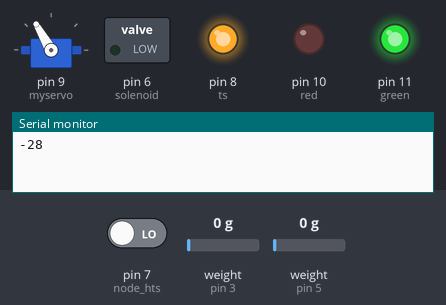
Simulated run of this sketch. Board: Arduino Uno, built with avr-gcc and run on an emulated ATmega328P. Parts: servo, switched loads named in the sketch (green lamp = pin HIGH), output pins drawn as LEDs (lit = HIGH), the last lines printed to the serial monitor. Inputs (shaded band) come from the test bench; at power-on: weight on the scale (sensors on pin 3, pin 5) 0 g, pin 7 (node_hts) LOW.

Above: at 1.3 s.
1.4 s: weight on the scale (sensor on pin 3) set to 1485 g
At 9.5 s:
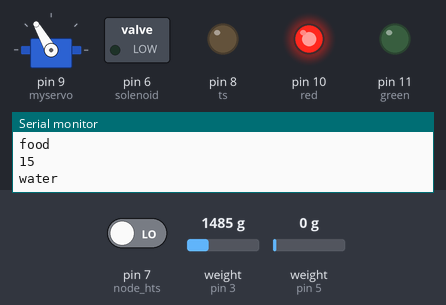
12.3 s: weight on the scale (sensor on pin 3) set to 1594 g
At 22.3 s:
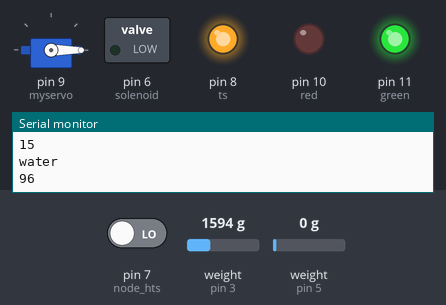
22.6 s: weight on the scale (sensor on pin 5) set to 1059 g
32.6 s: weight on the scale (sensor on pin 5) set to 1199 g
At 42.4 s:
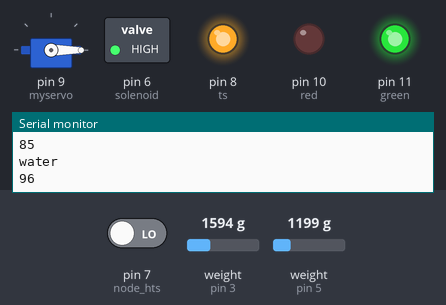
43.2 s: weight on the scale (sensor on pin 3) set to 745 g
53.0 s: weight on the scale (sensor on pin 3) set to 659 g
At 63.7 s:
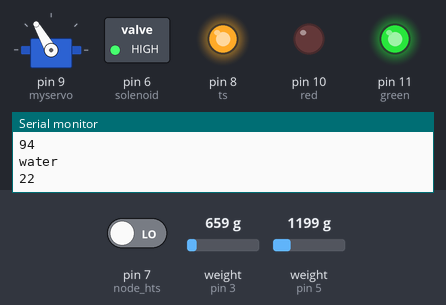
Timing chart, 0 to 64.8 s (numbered marks = the images above; inputs shaded):
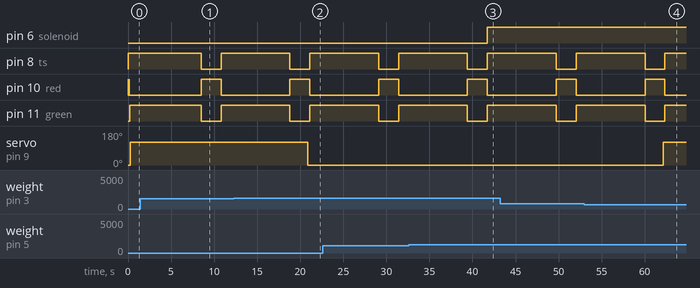

Measured:
- the behaviour switches between 1527 and 1528 g on weight on the scale (sensor on pin 3) (found by bisection; images 1 and 2)
- the behaviour switches between 1142 and 1143 g on weight on the scale (sensor on pin 5) (found by bisection; images 2 and 3)
- the behaviour switches between 687 and 686 g on weight on the scale (sensor on pin 3) (found by bisection; images 3 and 4)
- after the input at 12.3 s, servo on pin 9 (myservo): 120° → 0° after 8.6 s
- after the input at 32.6 s, pin 6 (solenoid): LOW → HIGH after 9.1 s
- after the input at 53.0 s, servo on pin 9 (myservo): 0° → 120° after 9.1 s

The sketch:

sender_food.ino
```cpp
#define solenoid 6
#define node_hts 7
#define ts 8
#define red 10
#define green 11
#include "HX711.h"
#include <Servo.h>
Servo myservo;

const int LOADCELL_DOUT_PIN1 = 3;
const int LOADCELL_SCK_PIN1 = 2;
const int LOADCELL_DOUT_PIN2 = 5;
const int LOADCELL_SCK_PIN2 = 4;

int food_q = 100;
double food_mass = 0;
double water_mass = 0;
int water_q = 1000;
String food = "food";
String water = "water";
int nhts = 0;
int pos = 0;

HX711 scale1;
HX711 scale2;

void setup() {
  myservo.attach(9);
  myservo.write(0);
  scale1.begin(LOADCELL_DOUT_PIN1, LOADCELL_SCK_PIN1);
  scale2.begin(LOADCELL_DOUT_PIN2, LOADCELL_SCK_PIN2);

  pinMode(node_hts, INPUT);
  pinMode(solenoid, OUTPUT);
  pinMode(ts, OUTPUT);
  pinMode(red, OUTPUT);
  pinMode (green, OUTPUT);
  digitalWrite(ts, HIGH);
  digitalWrite(red, HIGH);
  delay(10);

  digitalWrite (red, LOW);
  delay(50);

  digitalWrite(red, HIGH);
  delay(10);

  digitalWrite (red, LOW);
  delay(50);

  digitalWrite(red, HIGH);
  delay(10);

  digitalWrite (red, LOW);
  delay(50);


  digitalWrite(green, HIGH);
  Serial.begin(9600);
}

void loop() {
  if (scale1.is_ready()) {
    double reading = scale1.read() - 154400 ;
    //    Serial.print("food quantity: ");

    food_mass = ((171 * reading) / 160000);
    food_q = (100 * food_mass) / 572;
    if (food_q < 25)
    {
      myservo.write(120);
    }
    //  Serial.print(food_q);
    // Serial.println("%");

    if (food_q > 90)
    {
      myservo.write(0);
    }

  }
  delay(100);
  if (scale2.is_ready()) {
    double reading = scale2.read() + 101160 ;

    //   Serial.print("water quantity: ");

    water_mass = (171 * reading) / 162000;
    water_q = (100 * water_mass) / 674;
    // Serial.print(water_q);
    //  Serial.println("%");
    if (water_q < 15)
    {
      digitalWrite(solenoid, LOW);
    }
    if (water_q > 90)
    {
      digitalWrite(solenoid, HIGH);
    }

  }
  // delay (1000);

  nhts = digitalRead(node_hts);
  // Serial.print(nhts);
  delay(10);

  if (nhts < 1)
  {
    digitalWrite(red, LOW);
    digitalWrite(green, HIGH);

    digitalWrite(ts, HIGH);
    Serial.println(food_q);
    delay(2000);
    // food_q++;
    Serial.println(food);
    delay(2000);

    Serial.println(water_q);
    delay(2000);
    // water_q++;

    Serial.println(water);
    delay(2000);
    digitalWrite(ts, LOW);
    digitalWrite(green, LOW);
    digitalWrite(red, HIGH);
    nhts = digitalRead(node_hts);
    delay(2000);
    nhts = digitalRead(node_hts);

  }
}
```
